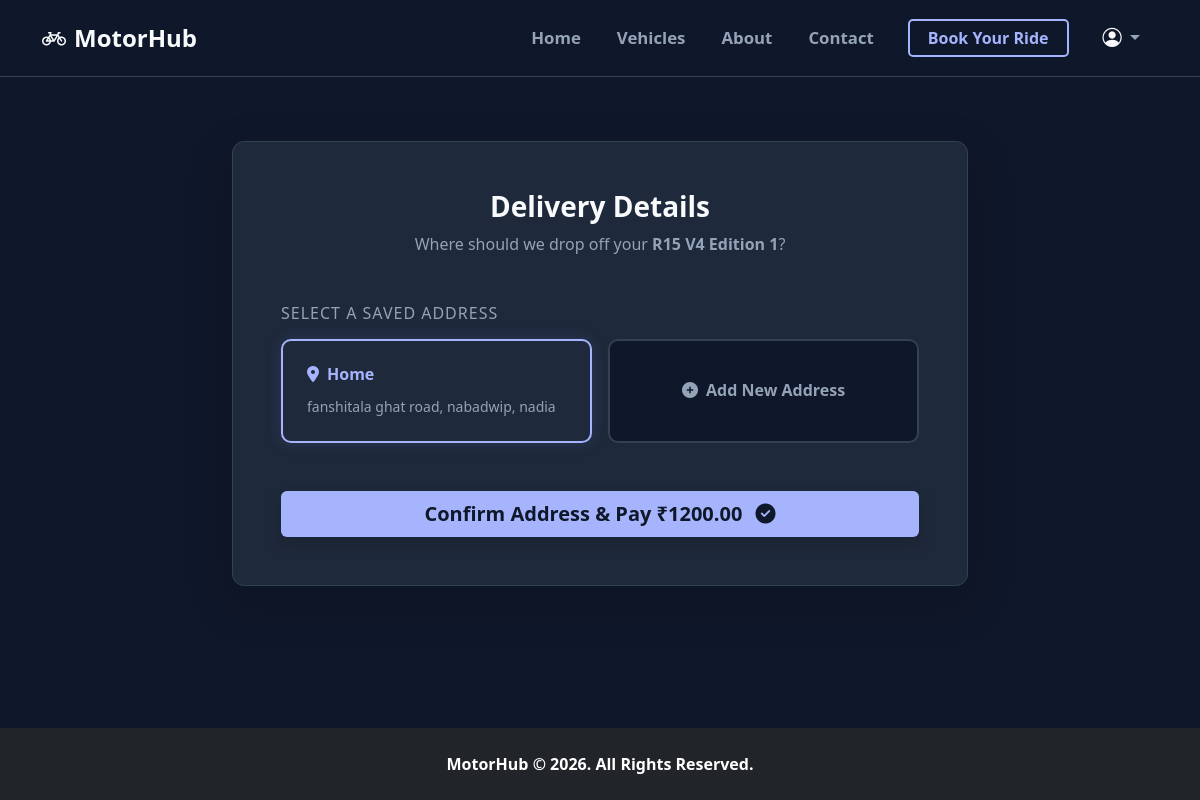
Page /address-selection/1/ (signed in) on the committed database.
### rental/models.py (models this page shows, shortened)
class Booking(models.Model):
    BOOKING_STATUS = [
        ('booked', 'Booked'),
        ('cancelled', 'Cancelled'),
        ('completed', 'Completed'),
    ]
    user = models.ForeignKey(
        CustomUser,
        on_delete=models.CASCADE
    )
    bike = models.ForeignKey(
        Bike,
        on_delete=models.CASCADE
    )
    from_date = models.DateField()
    to_date = models.DateField()
    total_amount = models.DecimalField(
        max_digits=10,
        decimal_places=2
    )
    booking_status = models.CharField(
        max_length=20,
        choices=BOOKING_STATUS,
        default='booked'
    )
    delivery_address = models.ForeignKey(UserAddress, on_delete=models.SET_NULL, null=True, blank=True)
    booked_at = models.DateTimeField(auto_now_add=True)

class Bike(models.Model):
    BIKE_TYPE_CHOICES = [
        ('gear', 'Gear'),
        ('non_gear', 'Non-Gear'),
        ('electric', 'Electric'),
    ]
    STATUS_CHOICES = [
        ('available', 'Available'),
        ('booked', 'Booked'),
        ('maintenance', 'Maintenance'),
    ]
    bike_name = models.CharField(max_length=100)
    bike_number = models.CharField(max_length=20, unique=True)
    bike_type = models.CharField(
        max_length=20,
        choices=BIKE_TYPE_CHOICES
    )
    brand = models.ForeignKey(Brand, on_delete=models.CASCADE)
    model_year = models.PositiveIntegerField()
    color = models.CharField(max_length=30)
    price_per_day = models.DecimalField(max_digits=8, decimal_places=2)
    status = models.CharField(
        max_length=20,
        choices=STATUS_CHOICES,
        default='available'
    )
    cc=models.CharField(max_length=100)
    fuel=models.CharField(max_length=50)
    seats=models.CharField(max_length=2)
    is_active = models.BooleanField(default=True)
    image = models.ImageField(upload_to='bikes/', blank=True, null=True)
    abs_function = models.BooleanField(default=False, help_text="True for Yes, False for No")
    mileage = models.CharField(max_length=50, help_text="e.g., 40 kmpl", blank=True, null=True)
    top_speed = models.CharField(max_length=50, help_text="e.g., 120 kmph", blank=True, null=True)

class UserAddress(models.Model):
    user = models.ForeignKey(settings.AUTH_USER_MODEL, on_delete=models.CASCADE, related_name='addresses')
    address_label = models.CharField(max_length=50, default="Home", help_text="e.g., Home, Office")
    full_address = models.TextField()

### rental/views.py (the view)
# urls.py: path('address-selection/<int:booking_id>/', views.address_selection, name='address_selection'),
@login_required(login_url='login')
def address_selection(request, booking_id):
    booking = get_object_or_404(Booking, id=booking_id, user=request.user)
    addresses = UserAddress.objects.filter(user=request.user) # User's Saved address
    if request.method == 'POST':
        selected_address_id = request.POST.get('selected_address')
        if selected_address_id:
            address = get_object_or_404(UserAddress, id=selected_address_id, user=request.user)
            booking.delivery_address = address
            booking.save()
        else:
            form = AddressForm(request.POST)
            if form.is_valid():
                new_address = form.save(commit=False)
                new_address.user = request.user
                new_address.save()
                booking.delivery_address = new_address
                booking.save()
            else:
                return render(request, 'rental/address_selection.html', {'booking': booking, 'addresses': addresses, 'form': form})
        client = razorpay.Client(auth=(settings.RAZORPAY_KEY_ID, settings.RAZORPAY_KEY_SECRET))
        razorpay_amount = int(booking.total_amount * 100)
        payment_data = {
            "amount": razorpay_amount,
            "currency": "INR",
            "receipt": f"booking_{booking.id}",
        }
        razorpay_order = client.order.create(data=payment_data)
        context = {
            'booking': booking,
            'razorpay_order_id': razorpay_order['id'],
            'razorpay_merchant_key': settings.RAZORPAY_KEY_ID,
            'razorpay_amount': razorpay_amount,
        }
        return render(request, 'rental/payment.html', context)
    else:
        form = AddressForm()
    context = {
        'booking': booking,
        'addresses': addresses,
        'form': form
    }
    return render(request, 'rental/address_selection.html', context)

### rental/templates/rental/address_selection.html (shortened to what this page needs)
{% extends 'rental/base.html' %}
{% block content %}
<div class="container py-5">
    <div class="row justify-content-center">
        <div class="col-md-8">
            <div class="theme-dark-card p-4 p-md-5 shadow-lg">
                <h3 class="text-center fw-bold mb-2">Delivery Details</h3>
                <p class="text-center text-muted mb-5">Where should we drop off your <strong>{{ booking.bike.bike_name }}</strong>?</p>
                <form method="POST">
                    {% if addresses %}
                        <h6 class="text-muted mb-3 text-uppercase" style="letter-spacing: 1px;">Select a Saved Address</h6>
                        <div class="row mb-4 g-3">
                            {% for address in addresses %}
                            <div class="col-md-6">
                                <label class="w-100 h-100">
                                    <div class="card address-card h-100 p-4">
                                        <h6 class="fw-bold mb-1" style="color: #a5b4fc;"><i class="fas fa-map-marker-alt me-2"></i>{{ address.address_label }}</h6>
                                        <p class="text-muted small mb-0 mt-2">{{ address.full_address }}</p>
                                    </div>
                                </label>
                            </div>
                            {% endfor %}
                            <div class="col-md-6">
                                <label class="w-100 h-100">
                                    <div class="card address-card h-100 p-4 d-flex align-items-center justify-content-center">
                                        <h6 class="fw-bold mb-0" style="color: #94a3b8;"><i class="fas fa-plus-circle me-1"></i> Add New Address</h6>
                                    </div>
                                </label>
                            </div>
                        </div>
                    {% else %}
                        <input type="hidden" name="selected_address" value="">
                    {% endif %}
                    <div class="text-center mt-5">
                        <button type="submit" class="btn btn-theme btn-lg w-100 shadow">
                            Confirm Address & Pay ₹{{ booking.total_amount }} <i class="fas fa-check-circle ms-2"></i>
                        </button>
                    </div>
                </form>
            </div>
        </div>
    </div>
</div>
{% endblock %}

### rental/templates/rental/base.html (style rules this page uses)
body { background-color: #0f172a !important; color: #f8fafc !important; }
.theme-dark-card { background-color: #1e293b; border: 1px solid #334155; border-radius: 12px; color: #f8fafc; }
.text-muted { color: #94a3b8 !important; }
.btn-theme { background-color: #a5b4fc !important; color: #0f172a !important; font-weight: 600 !important; border-radius: 6px !important; border: none; transition: 0.3s; }

### rental/templates/rental/address_selection.html (style rules this page uses)
.address-card { background-color: #0f172a; border: 2px solid #334155; border-radius: 10px; cursor: pointer; transition: all 0.3s ease; color: #f8fafc; }
.form-check-input:checked + .address-card { border-color: #a5b4fc; background-color: #1e293b; box-shadow: 0 0 15px rgba(129, 140, 248, 0.15); }

### rows in the picture
Booking: bike.bike_name "R15 V4 Edition 1", total_amount "1200.00"
UserAddress: address_label "Home", full_address "fanshitala ghat road, nabadwip, nadia"
